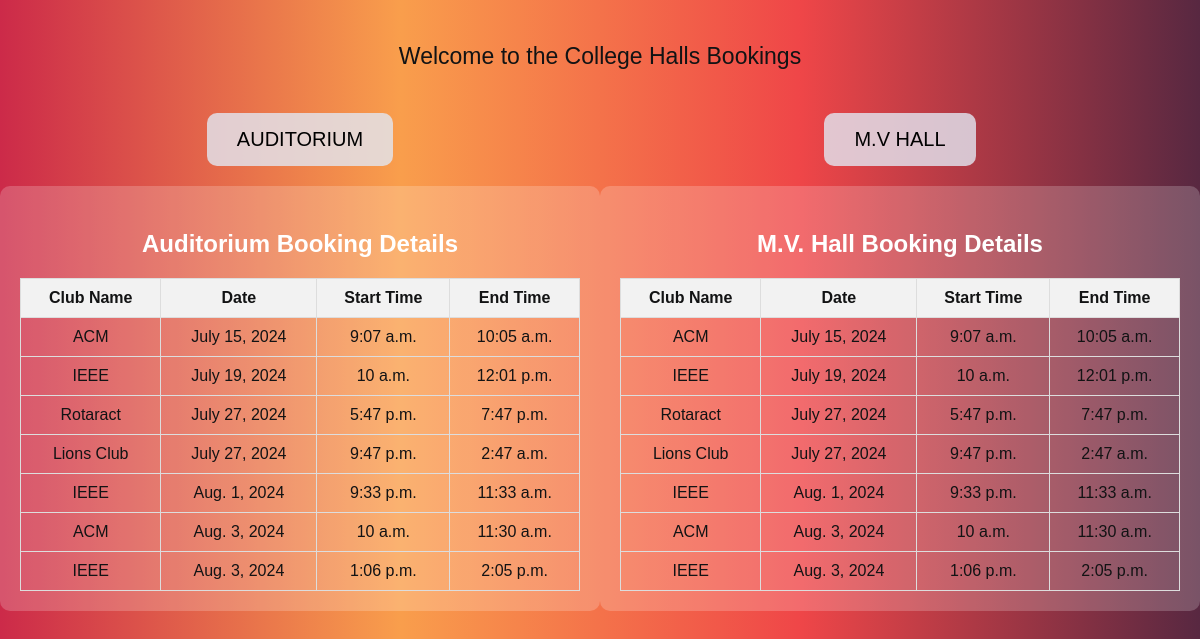
The app's page /, older data.
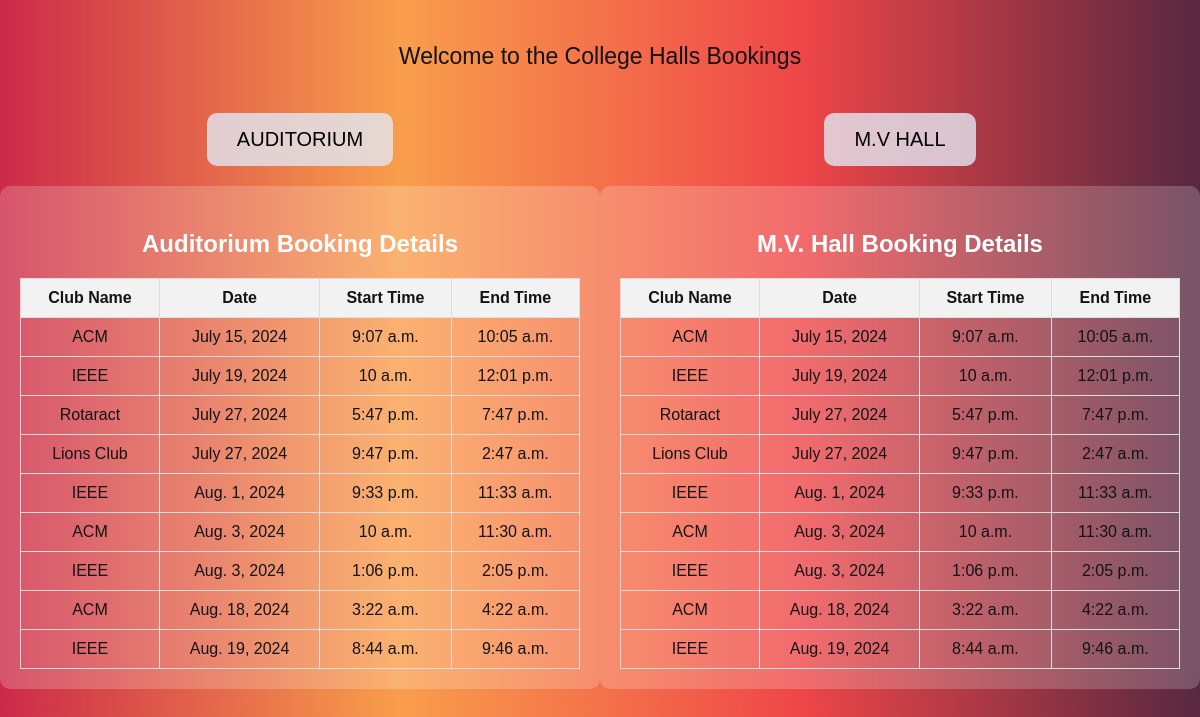
The same page, newer data.
### myapp/models.py (models this page shows, shortened)
class Booking(models.Model):
    club_name = models.CharField(max_length=100)
    date = models.DateField()
    start_time = models.TimeField()
    end_time = models.TimeField()

### myapp/views.py (the view)
# urls.py: 2. Add a URL to urlpatterns:  path('', views.home, name='home')
def home(request):
    servicedata= Booking.objects.all().order_by('date')
    context={
        'bookings' : servicedata
    }
    return render(request, 'home.html',context)

### myapp/templates/home.html (shortened to what this page needs)
<!DOCTYPE html>
<html lang="en">
<head>
    {% load static %}
    <link rel="stylesheet" href="{% static 'style.css' %}">
</head>
<body>
    <div class="heading">
        <p>Welcome to the College Halls Bookings</p>
    </div>
    <div class="container">
        <div class="partition left">
            <a href="{% url 'myapp:registerPage' %}">
                <button class="btn" id="audibtn">AUDITORIUM</button>
            </a>
            <div class="booking-section">
                <h3>Auditorium Booking Details</h3>
                <table class="booking-table">
                    <tr>
                        <th>Club Name</th>
                        <th>Date</th>
                        <th>Start Time</th>
                        <th>End Time</th>
                    </tr>
                    {% for booking in bookings %}
                    <tr>
                        <td>{{ booking.club_name }}</td>
                        <td>{{ booking.date }}</td>
                        <td>{{ booking.start_time }}</td>
                        <td>{{ booking.end_time }}</td>
                    </tr>
                    {% endfor %}
                </table>
            </div>
        </div>
        <div class="partition right">
            <a href="mv.html">
                <button class="btn" id="MVbtn">M.V HALL</button>
            </a>
            <div class="booking-section">
                <h3>M.V. Hall Booking Details</h3>
                <table class="booking-table">
                    <tr>
                        <th>Club Name</th>
                        <th>Date</th>
                        <th>Start Time</th>
                        <th>End Time</th>
                    </tr>
                    {% for booking in bookings %}
                    <tr>
                        <td>{{ booking.club_name }}</td>
                        <td>{{ booking.date }}</td>
                        <td>{{ booking.start_time }}</td>
                        <td>{{ booking.end_time }}</td>
                    </tr>
                    {% endfor %}
                </table>
            </div>
        </div>
    </div>
</body>
</html>

Row changes from the older to the newer data that the page shows:
added Booking: club_name "ACM", date "Aug. 18, 2024", start_time "3:22 a.m.", end_time "4:22 a.m."
added Booking: club_name "IEEE", date "Aug. 19, 2024", start_time "8:44 a.m.", end_time "9:46 a.m."
